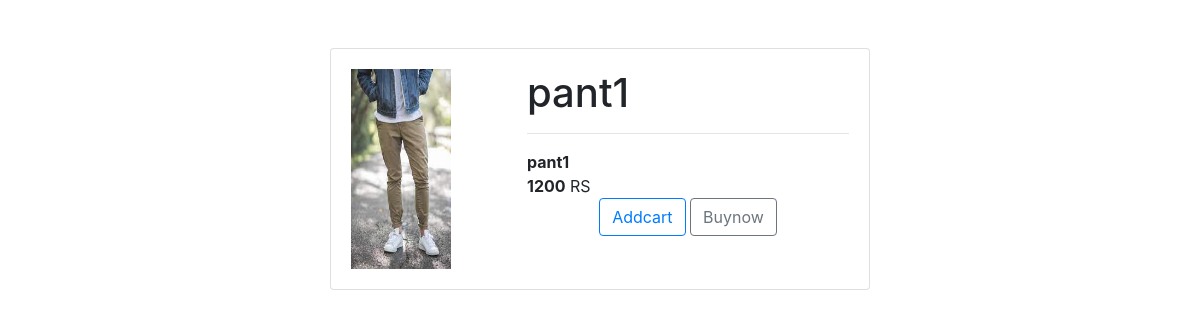
Screenshot of /product/single/pant1 with the database file from the repository.
### productapp/models.py (models this page shows, shortened)
class product(models.Model):
    category_product=models.ForeignKey(category,on_delete=models.CASCADE)
    product_name=models.CharField(max_length=100)
    product_slug=models.SlugField(max_length=100)
    product_price=models.IntegerField()
    product_image=models.ImageField(upload_to='media')
    stoke=models.IntegerField()
    is_avaliable=models.BooleanField(default=True)
    datetime=models.DateTimeField(auto_now_add=True)
    class Meta:
        verbose_name='product'
        verbose_name_plural='product_content'

### productapp/views.py (the view)
# urls.py: path('single/<str:product_name>',views.single_view,name='single'),
def single_view(request,product_name):
    data1=product.objects.get(product_name=product_name)
    return render(request,'single.html',{'data1':data1})

### productapp/context_processor.py (called while the page is built)
def category_list(request):
    data=category.objects.all()
    return {"links":data}

### templates/single.html (shortened to what this page needs)
<html>
    <head>
        {% include 'cdnlines.html' %}
    </head>
    <body>
       <div class="container mt-5">
        <div class="row">
            <div class="offset-md-3 col-md-6">
            <div class="card">
                <div class="card-body">
                    <div class="row">
                        <div class="col-md-4">
                        <img src="{{data1.product_image.url}}" class="first" alt="">
                        </div>
                        <div class="col-md-8">
                        <h1>{{data1.product_name}}</h1><hr>
                        <strong>{{data1.product_slug}}</strong> <br>
                        <strong>{{data1.product_price}}</strong> RS
                        <div class="text-center">
                        <a href="{% url 'cart_item' data1.id %}" class="btn btn-outline-primary">Addcart</a>
                        <a href="" class="btn btn-outline-secondary">Buynow</a>
                    </div>
                        </div>
                    </div>
                </div>
            </div>
            </div>
        </div>
       </div>
    </body>
</html>

### templates/single.html (style rules this page uses)
.first { width: 100px; height: 200px; }

### rows the page displays
product: product_image (picture), product_name "pant1", product_slug "pant1", product_price "1200"
